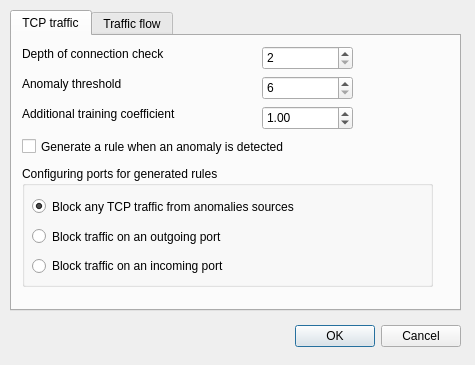
<?xml version="1.0" encoding="UTF-8"?>
<ui version="4.0">
    <class>AdsSettingsDialog</class>
    <widget class="QDialog" name="AdsSettingsDialog">
        <property name="geometry">
            <rect>
                <x>0</x>
                <y>0</y>
                <width>475</width>
                <height>365</height>
            </rect>
        </property>
        <property name="windowTitle">
            <string>General setup</string>
        </property>
        <widget class="QDialogButtonBox" name="buttonBox">
            <property name="geometry">
                <rect>
                    <x>120</x>
                    <y>320</y>
                    <width>341</width>
                    <height>32</height>
                </rect>
            </property>
            <property name="orientation">
                <enum>Qt::Horizontal</enum>
            </property>
            <property name="standardButtons">
                <set>QDialogButtonBox::Cancel|QDialogButtonBox::Ok</set>
            </property>
        </widget>
        <widget class="QTabWidget" name="tabWidget">
            <property name="geometry">
                <rect>
                    <x>10</x>
                    <y>10</y>
                    <width>451</width>
                    <height>301</height>
                </rect>
            </property>
            <property name="currentIndex">
                <number>0</number>
            </property>
            <widget class="QWidget" name="tab">
                <attribute name="title">
                    <string>TCP traffic</string>
                </attribute>
                <widget class="QSpinBox" name="spinBoxDepth">
                    <property name="geometry">
                        <rect>
                            <x>250</x>
                            <y>10</y>
                            <width>91</width>
                            <height>24</height>
                        </rect>
                    </property>
                    <property name="minimum">
                        <number>2</number>
                    </property>
                    <property name="maximum">
                        <number>6</number>
                    </property>
                </widget>
                <widget class="QLabel" name="label_2">
                    <property name="geometry">
                        <rect>
                            <x>10</x>
                            <y>40</y>
                            <width>151</width>
                            <height>16</height>
                        </rect>
                    </property>
                    <property name="text">
                        <string>Anomaly threshold</string>
                    </property>
                </widget>
                <widget class="QGroupBox" name="groupBox_3">
                    <property name="geometry">
                        <rect>
                            <x>10</x>
                            <y>130</y>
                            <width>411</width>
                            <height>121</height>
                        </rect>
                    </property>
                    <property name="title">
                        <string>Configuring ports for generated rules</string>
                    </property>
                    <widget class="QRadioButton" name="radioButtonBlockAll">
                        <property name="geometry">
                            <rect>
                                <x>10</x>
                                <y>30</y>
                                <width>371</width>
                                <height>21</height>
                            </rect>
                        </property>
                        <property name="text">
                            <string>Block any TCP traffic from anomalies sources</string>
                        </property>
                        <property name="checked">
                            <bool>true</bool>
                        </property>
                    </widget>
                    <widget class="QRadioButton" name="radioButtonBlockOut">
                        <property name="geometry">
                            <rect>
                                <x>10</x>
                                <y>60</y>
                                <width>361</width>
                                <height>21</height>
                            </rect>
                        </property>
                        <property name="text">
                            <string>Block traffic on an outgoing port</string>
                        </property>
                    </widget>
                    <widget class="QRadioButton" name="radioButtonBlockInc">
                        <property name="geometry">
                            <rect>
                                <x>10</x>
                                <y>90</y>
                                <width>361</width>
                                <height>20</height>
                            </rect>
                        </property>
                        <property name="text">
                            <string>Block traffic on an incoming port</string>
                        </property>
                    </widget>
                </widget>
                <widget class="QSpinBox" name="spinBoxAnomalyThr">
                    <property name="geometry">
                        <rect>
                            <x>250</x>
                            <y>40</y>
                            <width>91</width>
                            <height>24</height>
                        </rect>
                    </property>
                    <property name="minimum">
                        <number>6</number>
                    </property>
                    <property name="maximum">
                        <number>100</number>
                    </property>
                </widget>
                <widget class="QLabel" name="label">
                    <property name="geometry">
                        <rect>
                            <x>10</x>
                            <y>10</y>
                            <width>211</width>
                            <height>16</height>
                        </rect>
                    </property>
                    <property name="text">
                        <string>Depth of connection check</string>
                    </property>
                </widget>
                <widget class="QCheckBox" name="checkBoxTCPGenRule">
                    <property name="geometry">
                        <rect>
                            <x>10</x>
                            <y>100</y>
                            <width>411</width>
                            <height>21</height>
                        </rect>
                    </property>
                    <property name="text">
                        <string>Generate a rule when an anomaly is detected</string>
                    </property>
                </widget>
                <widget class="QLabel" name="label_5">
                    <property name="geometry">
                        <rect>
                            <x>10</x>
                            <y>70</y>
                            <width>231</width>
                            <height>16</height>
                        </rect>
                    </property>
                    <property name="text">
                        <string>Additional training coefficient</string>
                    </property>
                </widget>
                <widget class="QDoubleSpinBox" name="doubleSpinBoxAddCoeff">
                    <property name="geometry">
                        <rect>
                            <x>250</x>
                            <y>70</y>
                            <width>91</width>
                            <height>24</height>
                        </rect>
                    </property>
                    <property name="singleStep">
                        <double>0.100000000000000</double>
                    </property>
                    <property name="value">
                        <double>1.000000000000000</double>
                    </property>
                </widget>
            </widget>
            <widget class="QWidget" name="tab_2">
                <attribute name="title">
                    <string>Traffic flow</string>
                </attribute>
                <widget class="QLabel" name="label_3">
                    <property name="geometry">
                        <rect>
                            <x>10</x>
                            <y>10</y>
                            <width>231</width>
                            <height>41</height>
                        </rect>
                    </property>
                    <property name="text">
                        <string>&lt;html&gt;&lt;head/&gt;&lt;body&gt;&lt;p&gt;Stream size for analysis (packets)&lt;/p&gt;&lt;/body&gt;&lt;/html&gt;</string>
                    </property>
                </widget>
                <widget class="QSpinBox" name="spinBoxStreamSize">
                    <property name="geometry">
                        <rect>
                            <x>280</x>
                            <y>20</y>
                            <width>91</width>
                            <height>24</height>
                        </rect>
                    </property>
                    <property name="minimum">
                        <number>20</number>
                    </property>
                    <property name="maximum">
                        <number>300</number>
                    </property>
                    <property name="value">
                        <number>40</number>
                    </property>
                </widget>
                <widget class="QLabel" name="label_4">
                    <property name="geometry">
                        <rect>
                            <x>10</x>
                            <y>60</y>
                            <width>141</width>
                            <height>16</height>
                        </rect>
                    </property>
                    <property name="text">
                        <string>Anomaly threshold</string>
                    </property>
                </widget>
                <widget class="QSpinBox" name="spinBoxFlowAnomTh">
                    <property name="geometry">
                        <rect>
                            <x>280</x>
                            <y>60</y>
                            <width>91</width>
                            <height>24</height>
                        </rect>
                    </property>
                    <property name="minimum">
                        <number>15</number>
                    </property>
                </widget>
                <widget class="QCheckBox" name="checkBoxGenRuleFlow">
                    <property name="geometry">
                        <rect>
                            <x>10</x>
                            <y>100</y>
                            <width>361</width>
                            <height>21</height>
                        </rect>
                    </property>
                    <property name="text">
                        <string>Generate a rule when an anomaly is detected</string>
                    </property>
                </widget>
                <widget class="QLabel" name="label_6">
                    <property name="geometry">
                        <rect>
                            <x>10</x>
                            <y>140</y>
                            <width>201</width>
                            <height>16</height>
                        </rect>
                    </property>
                    <property name="text">
                        <string>Training iterations</string>
                    </property>
                </widget>
                <widget class="QSpinBox" name="spinBoxTrainingIt">
                    <property name="geometry">
                        <rect>
                            <x>280</x>
                            <y>140</y>
                            <width>91</width>
                            <height>24</height>
                        </rect>
                    </property>
                    <property name="minimum">
                        <number>20</number>
                    </property>
                    <property name="maximum">
                        <number>1000</number>
                    </property>
                    <property name="value">
                        <number>120</number>
                    </property>
                </widget>
                <widget class="QLabel" name="label_7">
                    <property name="geometry">
                        <rect>
                            <x>10</x>
                            <y>180</y>
                            <width>261</width>
                            <height>21</height>
                        </rect>
                    </property>
                    <property name="text">
                        <string>&lt;html&gt;&lt;head/&gt;&lt;body&gt;&lt;p&gt;Initial value of the training coefficient&lt;/p&gt;&lt;/body&gt;&lt;/html&gt;</string>
                    </property>
                </widget>
                <widget class="QDoubleSpinBox" name="doubleSpinBoxInitTrainCoeff">
                    <property name="geometry">
                        <rect>
                            <x>280</x>
                            <y>180</y>
                            <width>91</width>
                            <height>24</height>
                        </rect>
                    </property>
                    <property name="minimum">
                        <double>0.010000000000000</double>
                    </property>
                    <property name="maximum">
                        <double>1.000000000000000</double>
                    </property>
                    <property name="singleStep">
                        <double>0.010000000000000</double>
                    </property>
                    <property name="value">
                        <double>0.700000000000000</double>
                    </property>
                </widget>
                <widget class="QLabel" name="label_8">
                    <property name="geometry">
                        <rect>
                            <x>10</x>
                            <y>230</y>
                            <width>241</width>
                            <height>16</height>
                        </rect>
                    </property>
                    <property name="text">
                        <string>&lt;html&gt;&lt;head/&gt;&lt;body&gt;&lt;p&gt;Modification radius for neurons&lt;/p&gt;&lt;/body&gt;&lt;/html&gt;</string>
                    </property>
                </widget>
                <widget class="QSpinBox" name="spinBoxModRadius">
                    <property name="geometry">
                        <rect>
                            <x>280</x>
                            <y>230</y>
                            <width>91</width>
                            <height>24</height>
                        </rect>
                    </property>
                    <property name="minimum">
                        <number>1</number>
                    </property>
                    <property name="value">
                        <number>4</number>
                    </property>
                </widget>
            </widget>
        </widget>
    </widget>
    <resources/>
    <connections>
        <connection>
            <sender>buttonBox</sender>
            <signal>accepted()</signal>
            <receiver>AdsSettingsDialog</receiver>
            <slot>accept()</slot>
            <hints>
                <hint type="sourcelabel">
                    <x>248</x>
                    <y>254</y>
                </hint>
                <hint type="destinationlabel">
                    <x>157</x>
                    <y>274</y>
                </hint>
            </hints>
        </connection>
        <connection>
            <sender>buttonBox</sender>
            <signal>rejected()</signal>
            <receiver>AdsSettingsDialog</receiver>
            <slot>reject()</slot>
            <hints>
                <hint type="sourcelabel">
                    <x>316</x>
                    <y>260</y>
                </hint>
                <hint type="destinationlabel">
                    <x>286</x>
                    <y>274</y>
                </hint>
            </hints>
        </connection>
    </connections>
</ui>
